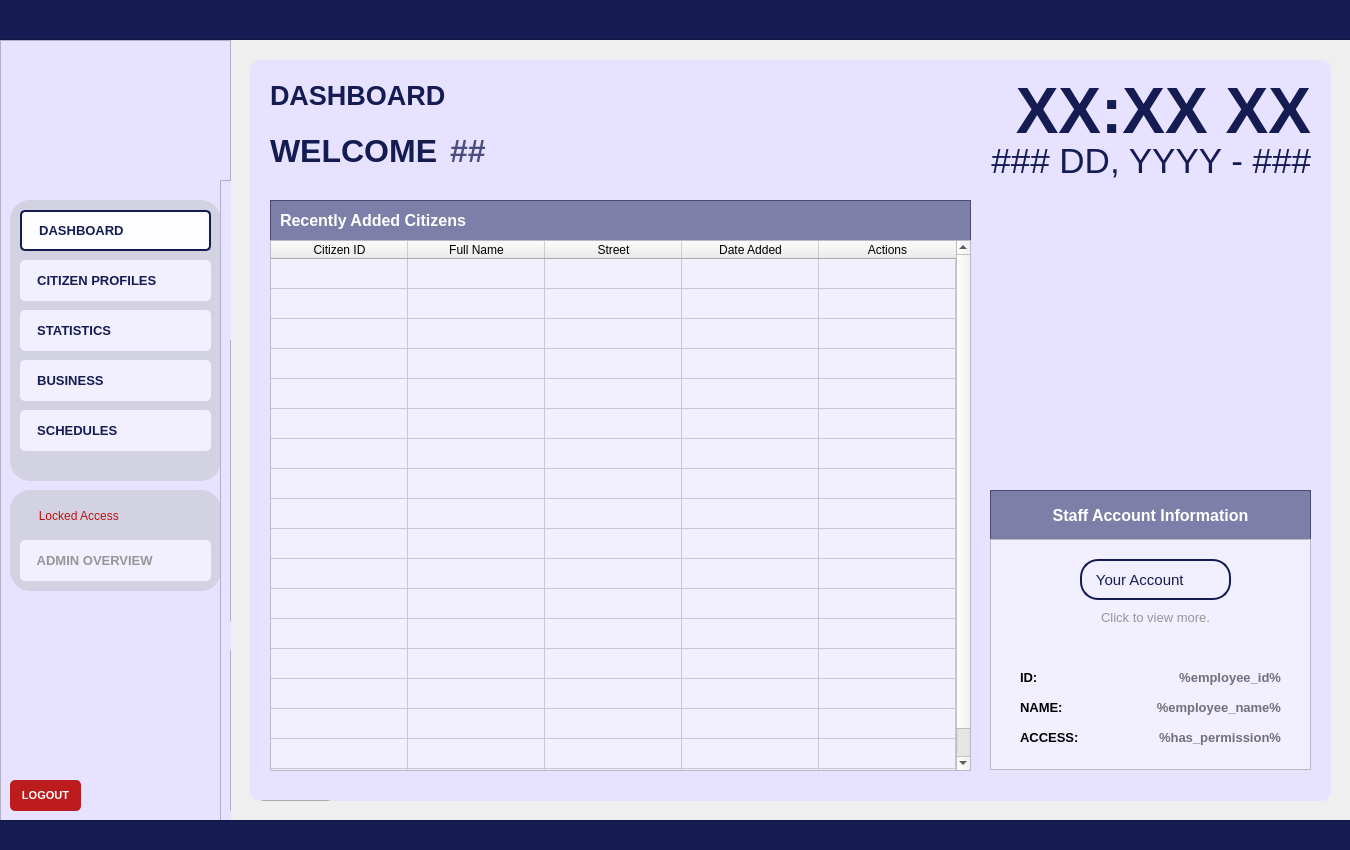
 <widget class="QWidget" name="User_dashboardWidget">
  <property name="geometry">
   <rect>
    <x>0</x>
    <y>0</y>
    <width>1350</width>
    <height>850</height>
   </rect>
  </property>
  <property name="sizePolicy">
   <sizepolicy hsizetype="Fixed" vsizetype="Fixed">
    <horstretch>0</horstretch>
    <verstretch>0</verstretch>
   </sizepolicy>
  </property>
  <property name="maximumSize">
   <size>
    <width>1350</width>
    <height>850</height>
   </size>
  </property>
  <property name="windowTitle">
   <string>Form</string>
  </property>
  <property name="styleSheet">
   <string notr="true">#User_dashboardWidget{
	background-color: #f2efff;
}</string>
  </property>
  <widget class="QFrame" name="baseNavFrame">
   <property name="geometry">
    <rect>
     <x>0</x>
     <y>40</y>
     <width>231</width>
     <height>781</height>
    </rect>
   </property>
   <property name="styleSheet">
    <string notr="true">#baseNavFrame {
	background-color: #e7e2ff;
}</string>
   </property>
   <property name="frameShape">
    <enum>QFrame::Shape::StyledPanel</enum>
   </property>
   <property name="frameShadow">
    <enum>QFrame::Shadow::Raised</enum>
   </property>
   <widget class="QFrame" name="baseNavFramesub1">
    <property name="geometry">
     <rect>
      <x>10</x>
      <y>160</y>
      <width>211</width>
      <height>281</height>
     </rect>
    </property>
    <property name="autoFillBackground">
     <bool>false</bool>
    </property>
    <property name="styleSheet">
     <string notr="true">#baseNavFramesub1{
	background-color: #d3d2e2;
	border-radius: 20px;
	border: 2px solid #d3d2e2;
	opacity: 0.1;
}</string>
    </property>
    <property name="frameShape">
     <enum>QFrame::Shape::StyledPanel</enum>
    </property>
    <property name="frameShadow">
     <enum>QFrame::Shadow::Raised</enum>
    </property>
    <widget class="QPushButton" name="nav_buttonDashboard">
     <property name="geometry">
      <rect>
       <x>10</x>
       <y>10</y>
       <width>191</width>
       <height>41</height>
      </rect>
     </property>
     <property name="font">
      <font>
       <family>Arial</family>
       <pointsize>10</pointsize>
       <bold>true</bold>
      </font>
     </property>
     <property name="cursor">
      <cursorShape>PointingHandCursor</cursorShape>
     </property>
     <property name="layoutDirection">
      <enum>Qt::LayoutDirection::LeftToRight</enum>
     </property>
     <property name="styleSheet">
      <string notr="true">#nav_buttonDashboard {
    background-color: #fdfdff;
    color: #141c52;
    border-radius: 5px;
	border: 2px solid #141c52; 
	text-align: left;
	padding: 10px;
}</string>
     </property>
     <property name="text">
      <string>  DASHBOARD</string>
     </property>
     <property name="icon">
      <iconset>
       <normaloff>../../Assets/Icons/icon_dashboard.svg</normaloff>../../Assets/Icons/icon_dashboard.svg</iconset>
     </property>
     <property name="iconSize">
      <size>
       <width>30</width>
       <height>30</height>
      </size>
     </property>
    </widget>
    <widget class="QPushButton" name="nav_buttonCitizenProfiles">
     <property name="geometry">
      <rect>
       <x>10</x>
       <y>60</y>
       <width>191</width>
       <height>41</height>
      </rect>
     </property>
     <property name="font">
      <font>
       <family>Arial</family>
       <pointsize>10</pointsize>
       <bold>true</bold>
      </font>
     </property>
     <property name="cursor">
      <cursorShape>PointingHandCursor</cursorShape>
     </property>
     <property name="styleSheet">
      <string notr="true">#nav_buttonCitizenProfiles {
    background-color: #f2efff;
    color: #141c52;
    border-radius: 5px;
	text-align: left;;
    padding: 10px; /* Optional: Adjusts spacing inside the button */
}
#nav_buttonCitizenProfiles:hover {
    background-color: #fdfdff; /* Slightly lighter blue when hovered */
}
#nav_buttonCitizenProfiles:pressed {
    background-color: #e7e5f4; /* Darker blue when clicked */
}</string>
     </property>
     <property name="text">
      <string>  CITIZEN PROFILES</string>
     </property>
     <property name="icon">
      <iconset>
       <normaloff>../../Assets/Icons/icon_citizenprofiles.svg</normaloff>../../Assets/Icons/icon_citizenprofiles.svg</iconset>
     </property>
     <property name="iconSize">
      <size>
       <width>30</width>
       <height>30</height>
      </size>
     </property>
    </widget>
    <widget class="QPushButton" name="nav_buttonStatistics">
     <property name="geometry">
      <rect>
       <x>10</x>
       <y>110</y>
       <width>191</width>
       <height>41</height>
      </rect>
     </property>
     <property name="font">
      <font>
       <family>Arial</family>
       <pointsize>10</pointsize>
       <bold>true</bold>
      </font>
     </property>
     <property name="cursor">
      <cursorShape>PointingHandCursor</cursorShape>
     </property>
     <property name="styleSheet">
      <string notr="true">#nav_buttonStatistics {
    background-color: #f2efff;
    color: #141c52;
    border-radius: 5px;
	text-align: left;
    padding: 10px; /* Optional: Adjusts spacing inside the button */
}
#nav_buttonStatistics:hover {
    background-color: #fdfdff; /* Slightly lighter blue when hovered */
}
#nav_buttonStatistics:pressed {
    background-color: #e7e5f4; /* Darker blue when clicked */
}</string>
     </property>
     <property name="text">
      <string>  STATISTICS</string>
     </property>
     <property name="icon">
      <iconset>
       <normaloff>../../Assets/Icons/icon_statistics.svg</normaloff>../../Assets/Icons/icon_statistics.svg</iconset>
     </property>
     <property name="iconSize">
      <size>
       <width>30</width>
       <height>30</height>
      </size>
     </property>
    </widget>
    <widget class="QPushButton" name="nav_buttonSchedules">
     <property name="geometry">
      <rect>
       <x>10</x>
       <y>210</y>
       <width>191</width>
       <height>41</height>
      </rect>
     </property>
     <property name="font">
      <font>
       <family>Arial</family>
       <pointsize>10</pointsize>
       <bold>true</bold>
      </font>
     </property>
     <property name="cursor">
      <cursorShape>PointingHandCursor</cursorShape>
     </property>
     <property name="styleSheet">
      <string notr="true">#nav_buttonSchedules {
    background-color: #f2efff;
    color: #141c52;
    border-radius: 5px;
	text-align: left;
    padding: 10px; /* Optional: Adjusts spacing inside the button */
}
#nav_buttonSchedules:hover {
    background-color: #fdfdff; /* Slightly lighter blue when hovered */
}
#nav_buttonSchedules:pressed {
    background-color: #e7e5f4; /* Darker blue when clicked */
}</string>
     </property>
     <property name="text">
      <string>  SCHEDULES</string>
     </property>
     <property name="icon">
      <iconset>
       <normaloff>../../Assets/Icons/icon_schedule.svg</normaloff>../../Assets/Icons/icon_schedule.svg</iconset>
     </property>
     <property name="iconSize">
      <size>
       <width>30</width>
       <height>30</height>
      </size>
     </property>
    </widget>
    <widget class="QPushButton" name="nav_buttonBusiness">
     <property name="geometry">
      <rect>
       <x>10</x>
       <y>160</y>
       <width>191</width>
       <height>41</height>
      </rect>
     </property>
     <property name="font">
      <font>
       <family>Arial</family>
       <pointsize>10</pointsize>
       <bold>true</bold>
      </font>
     </property>
     <property name="cursor">
      <cursorShape>PointingHandCursor</cursorShape>
     </property>
     <property name="styleSheet">
      <string notr="true">#nav_buttonBusiness {
    background-color: #f2efff;
    color: #141c52;
    border-radius: 5px;
	text-align: left;
    padding: 10px; /* Optional: Adjusts spacing inside the button */
}
#nav_buttonBusiness:hover {
    background-color: #fdfdff; /* Slightly lighter blue when hovered */
}
#nav_buttonBusiness:pressed {
    background-color: #e7e5f4; /* Darker blue when clicked */
}</string>
     </property>
     <property name="text">
      <string>  BUSINESS</string>
     </property>
     <property name="icon">
      <iconset>
       <normaloff>../../Assets/Icons/icon_business.svg</normaloff>../../Assets/Icons/icon_business.svg</iconset>
     </property>
     <property name="iconSize">
      <size>
       <width>30</width>
       <height>30</height>
      </size>
     </property>
    </widget>
   </widget>
   <widget class="QFrame" name="baseNavFramesub2">
    <property name="geometry">
     <rect>
      <x>10</x>
      <y>450</y>
      <width>211</width>
      <height>101</height>
     </rect>
    </property>
    <property name="autoFillBackground">
     <bool>false</bool>
    </property>
    <property name="styleSheet">
     <string notr="true">#baseNavFramesub2{
	background-color: #d3d2e2;
	border-radius: 20px;
	border: 2px solid #d3d2e2;
	opacity: 0.1;
}</string>
    </property>
    <property name="frameShape">
     <enum>QFrame::Shape::StyledPanel</enum>
    </property>
    <property name="frameShadow">
     <enum>QFrame::Shadow::Raised</enum>
    </property>
    <widget class="QPushButton" name="nav_buttonAdminOverview">
     <property name="geometry">
      <rect>
       <x>10</x>
       <y>50</y>
       <width>191</width>
       <height>41</height>
      </rect>
     </property>
     <property name="font">
      <font>
       <family>Arial</family>
       <pointsize>10</pointsize>
       <bold>true</bold>
      </font>
     </property>
     <property name="cursor">
      <cursorShape>ForbiddenCursor</cursorShape>
     </property>
     <property name="styleSheet">
      <string notr="true">#nav_buttonAdminOverview {
    background-color: #f2efff;
    color: #969696;
    border-radius: 5px;
	text-align: left;
    padding: 10px; /* Optional: Adjusts spacing inside the button */
}
/*#nav_buttonAdminOverview:hover {
    background-color: #fdfdff;
}
#nav_buttonAdminOverview:pressed {
    background-color: #e7e5f4; 
}*/</string>
     </property>
     <property name="text">
      <string>  ADMIN OVERVIEW</string>
     </property>
     <property name="icon">
      <iconset>
       <normaloff>../Assets/icon_adminoverview_off.svg</normaloff>../Assets/icon_adminoverview_off.svg</iconset>
     </property>
     <property name="iconSize">
      <size>
       <width>30</width>
       <height>30</height>
      </size>
     </property>
    </widget>
    <widget class="QPushButton" name="nav_isLocked">
     <property name="geometry">
      <rect>
       <x>10</x>
       <y>10</y>
       <width>111</width>
       <height>31</height>
      </rect>
     </property>
     <property name="styleSheet">
      <string notr="true">#nav_isLocked{
	background-color: #d3d2e2;
	border-radius: 20px;
	border: 2px solid #d3d2e2;
	opacity: 0.1;
	color: #c01111;
}</string>
     </property>
     <property name="text">
      <string>  Locked Access</string>
     </property>
     <property name="icon">
      <iconset>
       <normaloff>../../Assets/Icons/icon_isLocked.svg</normaloff>../../Assets/Icons/icon_isLocked.svg</iconset>
     </property>
     <property name="iconSize">
      <size>
       <width>20</width>
       <height>20</height>
      </size>
     </property>
    </widget>
   </widget>
   <widget class="QLabel" name="nav_imageLogo">
    <property name="geometry">
     <rect>
      <x>70</x>
      <y>30</y>
      <width>91</width>
      <height>91</height>
     </rect>
    </property>
    <property name="font">
     <font>
      <family>Arial</family>
      <pointsize>18</pointsize>
      <bold>true</bold>
     </font>
    </property>
    <property name="styleSheet">
     <string notr="true">#nav_imageLogo{	
	background-color: transparent;
	color: #ffffff;
}
</string>
    </property>
    <property name="text">
     <string/>
    </property>
    <property name="pixmap">
     <pixmap>../../Assets/Images/logo_brgyClear.png</pixmap>
    </property>
    <property name="scaledContents">
     <bool>true</bool>
    </property>
   </widget>
   <widget class="QPushButton" name="logout_buttonLogout">
    <property name="geometry">
     <rect>
      <x>10</x>
      <y>740</y>
      <width>71</width>
      <height>31</height>
     </rect>
    </property>
    <property name="font">
     <font>
      <family>Arial</family>
      <pointsize>8</pointsize>
      <bold>true</bold>
     </font>
    </property>
    <property name="cursor">
     <cursorShape>PointingHandCursor</cursorShape>
    </property>
    <property name="styleSheet">
     <string notr="true">#logout_buttonLogout {
    background-color: #bc1c1c;
    color: white;
    border-radius: 5px;
    padding: 10px; /* Optional: Adjusts spacing inside the button */
}
#logout_buttonLogout:hover {
    background-color: #d82020; /* Slightly lighter blue when hovered */
}
#logout_buttonLogout:pressed {
    background-color: #8c1515; /* Darker blue when clicked */
}</string>
    </property>
    <property name="text">
     <string>LOGOUT</string>
    </property>
   </widget>
   <widget class="QFrame" name="baseNavFrame_2">
    <property name="geometry">
     <rect>
      <x>220</x>
      <y>140</y>
      <width>231</width>
      <height>781</height>
     </rect>
    </property>
    <property name="styleSheet">
     <string notr="true">background-color: #e7e2ff;</string>
    </property>
    <property name="frameShape">
     <enum>QFrame::Shape::StyledPanel</enum>
    </property>
    <property name="frameShadow">
     <enum>QFrame::Shadow::Raised</enum>
    </property>
    <widget class="QFrame" name="baseNavFramesub1_2">
     <property name="geometry">
      <rect>
       <x>10</x>
       <y>160</y>
       <width>211</width>
       <height>281</height>
      </rect>
     </property>
     <property name="autoFillBackground">
      <bool>false</bool>
     </property>
     <property name="styleSheet">
      <string notr="true">#baseNavFramesub1{
	background-color: #d3d2e2;
	border-radius: 20px;
	border: 2px solid #d3d2e2;
	opacity: 0.1;
}</string>
     </property>
     <property name="frameShape">
      <enum>QFrame::Shape::StyledPanel</enum>
     </property>
     <property name="frameShadow">
      <enum>QFrame::Shadow::Raised</enum>
     </property>
    </widget>
    <widget class="QFrame" name="baseNavFramesub2_2">
     <property name="geometry">
      <rect>
       <x>10</x>
       <y>470</y>
       <width>211</width>
       <height>161</height>
      </rect>
     </property>
     <property name="autoFillBackground">
      <bool>false</bool>
     </property>
     <property name="styleSheet">
      <string notr="true">#baseNavFramesub2{
	background-color: #d3d2e2;
	border-radius: 20px;
	border: 2px solid #d3d2e2;
	opacity: 0.1;
}</string>
     </property>
     <property name="frameShape">
      <enum>QFrame::Shape::StyledPanel</enum>
     </property>
     <property name="frameShadow">
      <enum>QFrame::Shadow::Raised</enum>
     </property>
    </widget>
    <widget class="QLabel" name="login_imageLogo_2">
     <property name="geometry">
      <rect>
       <x>70</x>
       <y>30</y>
       <width>91</width>
       <height>91</height>
      </rect>
     </property>
     <property name="font">
      <font>
       <family>Arial</family>
       <pointsize>18</pointsize>
       <bold>true</bold>
      </font>
     </property>
     <property name="styleSheet">
      <string notr="true">#login_imageLogo{	
	background-color: transparent;
	color: #ffffff;
}
</string>
     </property>
     <property name="text">
      <string/>
     </property>
     <property name="pixmap">
      <pixmap>../Assets/logo_brgyClear.png</pixmap>
     </property>
     <property name="scaledContents">
      <bool>true</bool>
     </property>
    </widget>
    <widget class="QPushButton" name="logout_buttonLogout_2">
     <property name="geometry">
      <rect>
       <x>10</x>
       <y>740</y>
       <width>71</width>
       <height>31</height>
      </rect>
     </property>
     <property name="font">
      <font>
       <family>Arial</family>
       <pointsize>8</pointsize>
       <bold>true</bold>
      </font>
     </property>
     <property name="cursor">
      <cursorShape>PointingHandCursor</cursorShape>
     </property>
     <property name="styleSheet">
      <string notr="true">#logout_buttonLogout {
    background-color: #bc1c1c;
    color: white;
    border-radius: 5px;
    padding: 10px; /* Optional: Adjusts spacing inside the button */
}
#logout_buttonLogout:hover {
    background-color: #d82020; /* Slightly lighter blue when hovered */
}
#logout_buttonLogout:pressed {
    background-color: #8c1515; /* Darker blue when clicked */
}</string>
     </property>
     <property name="text">
      <string>LOGOUT</string>
     </property>
    </widget>
   </widget>
  </widget>
  <widget class="QFrame" name="border_blueLines1">
   <property name="geometry">
    <rect>
     <x>-10</x>
     <y>-1</y>
     <width>1371</width>
     <height>41</height>
    </rect>
   </property>
   <property name="styleSheet">
    <string notr="true">#border_blueLines1{
	background-color: #141c52;
}
</string>
   </property>
   <property name="frameShape">
    <enum>QFrame::Shape::StyledPanel</enum>
   </property>
   <property name="frameShadow">
    <enum>QFrame::Shadow::Raised</enum>
   </property>
  </widget>
  <widget class="QFrame" name="border_blueLines2">
   <property name="geometry">
    <rect>
     <x>-10</x>
     <y>820</y>
     <width>1381</width>
     <height>31</height>
    </rect>
   </property>
   <property name="styleSheet">
    <string notr="true">#border_blueLines2{
	background-color: #141c52;
}
</string>
   </property>
   <property name="frameShape">
    <enum>QFrame::Shape::StyledPanel</enum>
   </property>
   <property name="frameShadow">
    <enum>QFrame::Shadow::Raised</enum>
   </property>
  </widget>
  <widget class="QFrame" name="baseBodyFrame">
   <property name="geometry">
    <rect>
     <x>250</x>
     <y>60</y>
     <width>1081</width>
     <height>741</height>
    </rect>
   </property>
   <property name="styleSheet">
    <string notr="true">#baseBodyFrame {
	background-color: #e7e2ff;
	border: none;
	border-radius: 10px;
}</string>
   </property>
   <property name="frameShape">
    <enum>QFrame::Shape::StyledPanel</enum>
   </property>
   <property name="frameShadow">
    <enum>QFrame::Shadow::Raised</enum>
   </property>
   <widget class="QPushButton" name="logout_buttonLogout_3">
    <property name="geometry">
     <rect>
      <x>10</x>
      <y>740</y>
      <width>71</width>
      <height>31</height>
     </rect>
    </property>
    <property name="font">
     <font>
      <family>Arial</family>
      <pointsize>8</pointsize>
      <bold>true</bold>
     </font>
    </property>
    <property name="cursor">
     <cursorShape>PointingHandCursor</cursorShape>
    </property>
    <property name="styleSheet">
     <string notr="true">#logout_buttonLogout {
    background-color: #bc1c1c;
    color: white;
    border-radius: 5px;
    padding: 10px; /* Optional: Adjusts spacing inside the button */
}
#logout_buttonLogout:hover {
    background-color: #d82020; /* Slightly lighter blue when hovered */
}
#logout_buttonLogout:pressed {
    background-color: #8c1515; /* Darker blue when clicked */
}</string>
    </property>
    <property name="text">
     <string>LOGOUT</string>
    </property>
   </widget>
   <widget class="QLabel" name="title_bodyDashboard">
    <property name="geometry">
     <rect>
      <x>20</x>
      <y>20</y>
      <width>381</width>
      <height>31</height>
     </rect>
    </property>
    <property name="font">
     <font>
      <family>Arial</family>
      <pointsize>20</pointsize>
      <bold>true</bold>
     </font>
    </property>
    <property name="styleSheet">
     <string notr="true">#title_bodyDashboard {
	background-color: transparent;
	color: #141c52;
}
</string>
    </property>
    <property name="text">
     <string>DASHBOARD</string>
    </property>
   </widget>
   <widget class="QLabel" name="label_timeDashboard">
    <property name="geometry">
     <rect>
      <x>720</x>
      <y>20</y>
      <width>341</width>
      <height>61</height>
     </rect>
    </property>
    <property name="font">
     <font>
      <family>Arial</family>
      <pointsize>48</pointsize>
      <bold>true</bold>
     </font>
    </property>
    <property name="layoutDirection">
     <enum>Qt::LayoutDirection::LeftToRight</enum>
    </property>
    <property name="styleSheet">
     <string notr="true">#label_timeDashboard {
    color: #141c52;
}</string>
    </property>
    <property name="text">
     <string>XX:XX XX</string>
    </property>
    <property name="alignment">
     <set>Qt::AlignmentFlag::AlignRight|Qt::AlignmentFlag::AlignTrailing|Qt::AlignmentFlag::AlignVCenter</set>
    </property>
   </widget>
   <widget class="QLabel" name="label_dateDashboard">
    <property name="geometry">
     <rect>
      <x>560</x>
      <y>60</y>
      <width>501</width>
      <height>81</height>
     </rect>
    </property>
    <property name="font">
     <font>
      <family>Arial</family>
      <pointsize>26</pointsize>
      <bold>false</bold>
     </font>
    </property>
    <property name="styleSheet">
     <string notr="true">#label_dateDashboard{
	color: #141c52;
}</string>
    </property>
    <property name="text">
     <string>### DD, YYYY - ###</string>
    </property>
    <property name="alignment">
     <set>Qt::AlignmentFlag::AlignRight|Qt::AlignmentFlag::AlignTrailing|Qt::AlignmentFlag::AlignVCenter</set>
    </property>
   </widget>
   <widget class="QLabel" name="title_welcomeDashboard">
    <property name="geometry">
     <rect>
      <x>20</x>
      <y>70</y>
      <width>171</width>
      <height>41</height>
     </rect>
    </property>
    <property name="font">
     <font>
      <family>Arial</family>
      <pointsize>24</pointsize>
      <bold>true</bold>
     </font>
    </property>
    <property name="styleSheet">
     <string notr="true">#title_welcomeDashboard {
	background-color: transparent;
	color: #141c52;
}
</string>
    </property>
    <property name="text">
     <string>WELCOME</string>
    </property>
   </widget>
   <widget class="QLabel" name="title_employeeFirstNameDashboard">
    <property name="geometry">
     <rect>
      <x>200</x>
      <y>70</y>
      <width>521</width>
      <height>41</height>
     </rect>
    </property>
    <property name="font">
     <font>
      <family>Arial</family>
      <pointsize>24</pointsize>
      <bold>true</bold>
     </font>
    </property>
    <property name="styleSheet">
     <string notr="true">#title_employeeFirstNameDashboard {
	background-color: transparent;
	color: #484d7d;
}
</string>
    </property>
    <property name="text">
     <string>##</string>
    </property>
   </widget>
   <widget class="QTableWidget" name="table_recentlyAddedCitizensDashboard">
    <property name="geometry">
     <rect>
      <x>20</x>
      <y>180</y>
      <width>701</width>
      <height>531</height>
     </rect>
    </property>
    <property name="styleSheet">
     <string notr="true">#table_recentlyAddedCitizensDashboard{
	background-color: #f2efff;
}</string>
    </property>
    <property name="showGrid">
     <bool>true</bool>
    </property>
    <property name="gridStyle">
     <enum>Qt::PenStyle::SolidLine</enum>
    </property>
    <property name="sortingEnabled">
     <bool>true</bool>
    </property>
    <property name="rowCount">
     <number>18</number>
    </property>
    <property name="columnCount">
     <number>5</number>
    </property>
    <attribute name="horizontalHeaderVisible">
     <bool>true</bool>
    </attribute>
    <attribute name="horizontalHeaderCascadingSectionResizes">
     <bool>false</bool>
    </attribute>
    <attribute name="horizontalHeaderMinimumSectionSize">
     <number>45</number>
    </attribute>
    <attribute name="horizontalHeaderDefaultSectionSize">
     <number>137</number>
    </attribute>
    <attribute name="verticalHeaderVisible">
     <bool>false</bool>
    </attribute>
    <attribute name="verticalHeaderHighlightSections">
     <bool>false</bool>
    </attribute>
    <row/>
    <row/>
    <row/>
    <row/>
    <row/>
    <row/>
    <row/>
    <row/>
    <row/>
    <row/>
    <row/>
    <row/>
    <row/>
    <row/>
    <row/>
    <row/>
    <row/>
    <row/>
    <column>
     <property name="text">
      <string>Citizen ID</string>
     </property>
    </column>
    <column>
     <property name="text">
      <string>Full Name</string>
     </property>
    </column>
    <column>
     <property name="text">
      <string>Street</string>
     </property>
    </column>
    <column>
     <property name="text">
      <string>Date Added</string>
     </property>
    </column>
    <column>
     <property name="text">
      <string>Actions</string>
     </property>
    </column>
   </widget>
   <widget class="QFrame" name="table_titleFrameDashboard">
    <property name="geometry">
     <rect>
      <x>20</x>
      <y>140</y>
      <width>701</width>
      <height>51</height>
     </rect>
    </property>
    <property name="styleSheet">
     <string notr="true">#table_titleFrameDashboard{
	background-color: rgba(20, 28, 82, 128)
}
</string>
    </property>
    <property name="frameShape">
     <enum>QFrame::Shape::StyledPanel</enum>
    </property>
    <property name="frameShadow">
     <enum>QFrame::Shadow::Raised</enum>
    </property>
    <widget class="QLabel" name="label_tableTitleDashboard">
     <property name="geometry">
      <rect>
       <x>10</x>
       <y>0</y>
       <width>191</width>
       <height>41</height>
      </rect>
     </property>
     <property name="font">
      <font>
       <family>Arial</family>
       <pointsize>12</pointsize>
       <bold>true</bold>
      </font>
     </property>
     <property name="styleSheet">
      <string notr="true">#label_tableTitleDashboard {
	background-color: transparent;
	color: #FFFFFF;
}
</string>
     </property>
     <property name="text">
      <string>Recently Added Citizens</string>
     </property>
    </widget>
   </widget>
   <widget class="QFrame" name="frame_staffAccountInformationDashboard">
    <property name="geometry">
     <rect>
      <x>740</x>
      <y>479</y>
      <width>321</width>
      <height>231</height>
     </rect>
    </property>
    <property name="styleSheet">
     <string notr="true">#frame_staffAccountInformationDashboard{
	background-color: #f2efff;
}</string>
    </property>
    <property name="frameShape">
     <enum>QFrame::Shape::StyledPanel</enum>
    </property>
    <property name="frameShadow">
     <enum>QFrame::Shadow::Raised</enum>
    </property>
    <widget class="QPushButton" name="acc_buttonYourAccount">
     <property name="geometry">
      <rect>
       <x>90</x>
       <y>20</y>
       <width>151</width>
       <height>41</height>
      </rect>
     </property>
     <property name="font">
      <font>
       <family>Arial</family>
       <pointsize>11</pointsize>
      </font>
     </property>
     <property name="styleSheet">
      <string notr="true">#acc_buttonYourAccount {
    background-color: #f2efff;
    color: #141c52;
	border: 2px solid #141c52; 
	border-radius: 18px;
	text-align: left;
    padding: 10px; /* Optional: Adjusts spacing inside the button */
}
#acc_buttonYourAccount:hover {
    background-color: #fdfdff; /* Slightly lighter blue when hovered */
}
#acc_buttonYourAccount:pressed {
    background-color: #e7e5f4; /* Darker blue when clicked */
}

</string>
     </property>
     <property name="text">
      <string> Your Account</string>
     </property>
     <property name="icon">
      <iconset>
       <normaloff>../../Assets/Icons/icon_myprofile.svg</normaloff>../../Assets/Icons/icon_myprofile.svg</iconset>
     </property>
     <property name="iconSize">
      <size>
       <width>20</width>
       <height>20</height>
      </size>
     </property>
     <property name="shortcut">
      <string/>
     </property>
    </widget>
    <widget class="QLabel" name="label_info">
     <property name="geometry">
      <rect>
       <x>100</x>
       <y>70</y>
       <width>131</width>
       <height>16</height>
      </rect>
     </property>
     <property name="font">
      <font>
       <family>Arial</family>
       <pointsize>10</pointsize>
      </font>
     </property>
     <property name="styleSheet">
      <string notr="true">#label_info{
	color: #969696;
}</string>
     </property>
     <property name="text">
      <string>Click to view more.</string>
     </property>
     <property name="alignment">
      <set>Qt::AlignmentFlag::AlignCenter</set>
     </property>
    </widget>
    <widget class="QLabel" name="label_empIDAccInfo">
     <property name="geometry">
      <rect>
       <x>30</x>
       <y>130</y>
       <width>131</width>
       <height>16</height>
      </rect>
     </property>
     <property name="font">
      <font>
       <family>Arial</family>
       <pointsize>10</pointsize>
       <bold>true</bold>
      </font>
     </property>
     <property name="styleSheet">
      <string notr="true">#label_empIDAccInfo{
	color: #000000;
}</string>
     </property>
     <property name="text">
      <string>ID:</string>
     </property>
    </widget>
    <widget class="QLabel" name="label_empNameAccInfo">
     <property name="geometry">
      <rect>
       <x>30</x>
       <y>160</y>
       <width>131</width>
       <height>16</height>
      </rect>
     </property>
     <property name="font">
      <font>
       <family>Arial</family>
       <pointsize>10</pointsize>
       <bold>true</bold>
      </font>
     </property>
     <property name="styleSheet">
      <string notr="true">#label_empNameAccInfo{
	color: #000000;
}</string>
     </property>
     <property name="text">
      <string>NAME:</string>
     </property>
    </widget>
    <widget class="QLabel" name="label_empAccessAccInfo">
     <property name="geometry">
      <rect>
       <x>30</x>
       <y>190</y>
       <width>131</width>
       <height>16</height>
      </rect>
     </property>
     <property name="font">
      <font>
       <family>Arial</family>
       <pointsize>10</pointsize>
       <bold>true</bold>
      </font>
     </property>
     <property name="styleSheet">
      <string notr="true">#label_empAccessAccInfo{
	color: #000000;
}</string>
     </property>
     <property name="text">
      <string>ACCESS:</string>
     </property>
    </widget>
    <widget class="QLabel" name="data_empAccessAccInfo">
     <property name="geometry">
      <rect>
       <x>160</x>
       <y>190</y>
       <width>131</width>
       <height>16</height>
      </rect>
     </property>
     <property name="font">
      <font>
       <family>Arial</family>
       <pointsize>10</pointsize>
       <bold>true</bold>
      </font>
     </property>
     <property name="styleSheet">
      <string notr="true">#data_empAccessAccInfo{
	color: #707078;
}</string>
     </property>
     <property name="text">
      <string>%has_permission%</string>
     </property>
     <property name="alignment">
      <set>Qt::AlignmentFlag::AlignRight|Qt::AlignmentFlag::AlignTrailing|Qt::AlignmentFlag::AlignVCenter</set>
     </property>
    </widget>
    <widget class="QLabel" name="data_empNameAccInfo">
     <property name="geometry">
      <rect>
       <x>160</x>
       <y>160</y>
       <width>131</width>
       <height>16</height>
      </rect>
     </property>
     <property name="font">
      <font>
       <family>Arial</family>
       <pointsize>10</pointsize>
       <bold>true</bold>
      </font>
     </property>
     <property name="styleSheet">
      <string notr="true">#data_empNameAccInfo{
	color: #707078;
}</string>
     </property>
     <property name="text">
      <string>%employee_name%</string>
     </property>
     <property name="alignment">
      <set>Qt::AlignmentFlag::AlignRight|Qt::AlignmentFlag::AlignTrailing|Qt::AlignmentFlag::AlignVCenter</set>
     </property>
    </widget>
    <widget class="QLabel" name="data_empIDAccInfo">
     <property name="geometry">
      <rect>
       <x>160</x>
       <y>130</y>
       <width>131</width>
       <height>16</height>
      </rect>
     </property>
     <property name="font">
      <font>
       <family>Arial</family>
       <pointsize>10</pointsize>
       <bold>true</bold>
      </font>
     </property>
     <property name="styleSheet">
      <string notr="true">#data_empIDAccInfo{
	color: #707078;
}</string>
     </property>
     <property name="text">
      <string>%employee_id%</string>
     </property>
     <property name="alignment">
      <set>Qt::AlignmentFlag::AlignRight|Qt::AlignmentFlag::AlignTrailing|Qt::AlignmentFlag::AlignVCenter</set>
     </property>
    </widget>
   </widget>
   <widget class="QFrame" name="frame_titleStaffAccountInfoDashboard">
    <property name="geometry">
     <rect>
      <x>740</x>
      <y>430</y>
      <width>321</width>
      <height>51</height>
     </rect>
    </property>
    <property name="styleSheet">
     <string notr="true">#frame_titleStaffAccountInfoDashboard{
	background-color: rgba(20, 28, 82, 128)
}
</string>
    </property>
    <property name="frameShape">
     <enum>QFrame::Shape::StyledPanel</enum>
    </property>
    <property name="frameShadow">
     <enum>QFrame::Shadow::Raised</enum>
    </property>
    <widget class="QLabel" name="label_frameTitleDashboard">
     <property name="geometry">
      <rect>
       <x>0</x>
       <y>0</y>
       <width>321</width>
       <height>51</height>
      </rect>
     </property>
     <property name="font">
      <font>
       <family>Arial</family>
       <pointsize>12</pointsize>
       <bold>true</bold>
      </font>
     </property>
     <property name="styleSheet">
      <string notr="true">#label_frameTitleDashboard {
	background-color: transparent;
	color: #FFFFFF;
}
</string>
     </property>
     <property name="text">
      <string>Staff Account Information</string>
     </property>
     <property name="alignment">
      <set>Qt::AlignmentFlag::AlignCenter</set>
     </property>
    </widget>
   </widget>
   <zorder>table_titleFrameDashboard</zorder>
   <zorder>logout_buttonLogout_3</zorder>
   <zorder>title_bodyDashboard</zorder>
   <zorder>label_timeDashboard</zorder>
   <zorder>label_dateDashboard</zorder>
   <zorder>title_welcomeDashboard</zorder>
   <zorder>title_employeeFirstNameDashboard</zorder>
   <zorder>table_recentlyAddedCitizensDashboard</zorder>
   <zorder>frame_titleStaffAccountInfoDashboard</zorder>
   <zorder>frame_staffAccountInformationDashboard</zorder>
  </widget>
 </widget>
